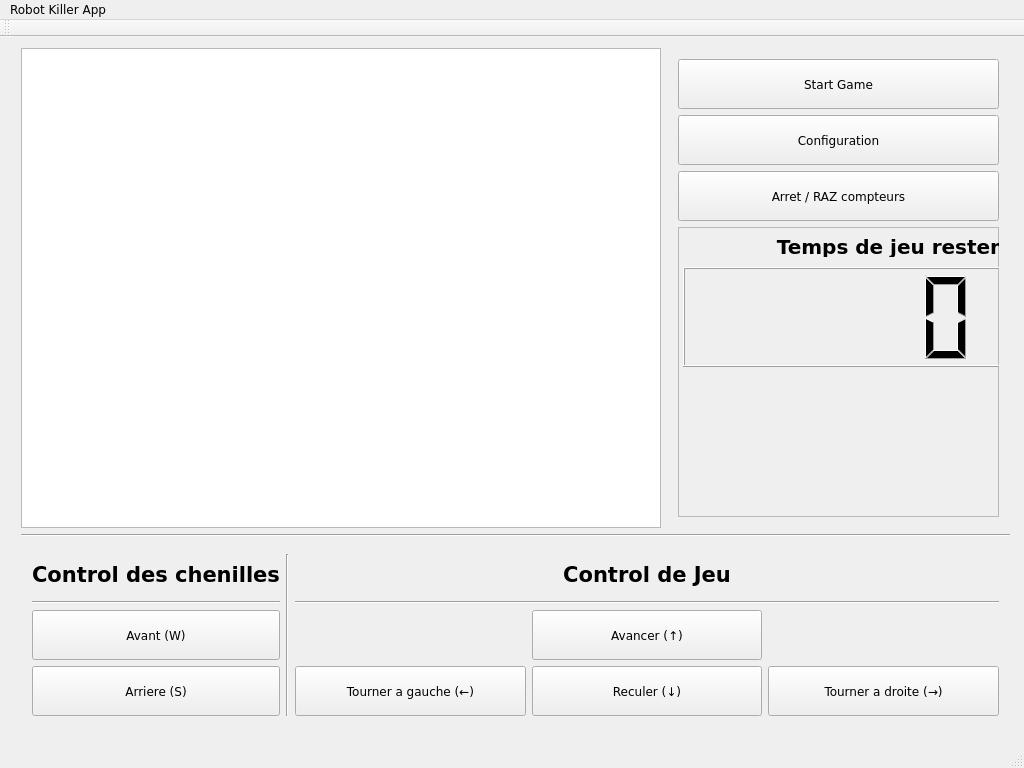
<?xml version="1.0" encoding="UTF-8"?>
<ui version="4.0">
 <class>MainWindow</class>
 <widget class="QMainWindow" name="MainWindow">
  <property name="windowModality">
   <enum>Qt::NonModal</enum>
  </property>
  <property name="geometry">
   <rect>
    <x>0</x>
    <y>0</y>
    <width>1024</width>
    <height>768</height>
   </rect>
  </property>
  <property name="minimumSize">
   <size>
    <width>1024</width>
    <height>768</height>
   </size>
  </property>
  <property name="maximumSize">
   <size>
    <width>1024</width>
    <height>768</height>
   </size>
  </property>
  <property name="font">
   <font>
    <family>Verdana</family>
   </font>
  </property>
  <property name="windowTitle">
   <string>Robot Killer App v0.9</string>
  </property>
  <property name="locale">
   <locale language="French" country="France"/>
  </property>
  <property name="toolButtonStyle">
   <enum>Qt::ToolButtonTextBesideIcon</enum>
  </property>
  <widget class="QWidget" name="centralWidget">
   <property name="maximumSize">
    <size>
     <width>1024</width>
     <height>768</height>
    </size>
   </property>
   <widget class="QWidget" name="gridLayoutWidget">
    <property name="geometry">
     <rect>
      <x>10</x>
      <y>0</y>
      <width>1011</width>
      <height>701</height>
     </rect>
    </property>
    <layout class="QGridLayout" name="gridLayout">
     <item row="0" column="1">
      <widget class="QWidget" name="ConfigurationPanel" native="true">
       <layout class="QVBoxLayout" name="verticalLayout">
        <item>
         <widget class="QPushButton" name="startGameButton">
          <property name="minimumSize">
           <size>
            <width>0</width>
            <height>50</height>
           </size>
          </property>
          <property name="text">
           <string>Start Game</string>
          </property>
         </widget>
        </item>
        <item>
         <widget class="QPushButton" name="configButton">
          <property name="minimumSize">
           <size>
            <width>0</width>
            <height>50</height>
           </size>
          </property>
          <property name="text">
           <string>Configuration</string>
          </property>
         </widget>
        </item>
        <item>
         <widget class="QPushButton" name="stopResetButton">
          <property name="minimumSize">
           <size>
            <width>0</width>
            <height>50</height>
           </size>
          </property>
          <property name="locale">
           <locale language="French" country="France"/>
          </property>
          <property name="text">
           <string>Arret / RAZ compteurs</string>
          </property>
         </widget>
        </item>
        <item>
         <widget class="QFrame" name="frame">
          <property name="frameShape">
           <enum>QFrame::StyledPanel</enum>
          </property>
          <property name="frameShadow">
           <enum>QFrame::Raised</enum>
          </property>
          <widget class="QLabel" name="timeLeftLabel">
           <property name="geometry">
            <rect>
             <x>95</x>
             <y>10</y>
             <width>241</width>
             <height>20</height>
            </rect>
           </property>
           <property name="font">
            <font>
             <family>Verdana</family>
             <pointsize>15</pointsize>
             <weight>75</weight>
             <bold>true</bold>
            </font>
           </property>
           <property name="text">
            <string>Temps de jeu restent</string>
           </property>
           <property name="scaledContents">
            <bool>true</bool>
           </property>
           <property name="alignment">
            <set>Qt::AlignRight|Qt::AlignTrailing|Qt::AlignVCenter</set>
           </property>
          </widget>
          <widget class="QLCDNumber" name="timeLeftLcd">
           <property name="geometry">
            <rect>
             <x>5</x>
             <y>40</y>
             <width>330</width>
             <height>100</height>
            </rect>
           </property>
           <property name="sizePolicy">
            <sizepolicy hsizetype="Maximum" vsizetype="Maximum">
             <horstretch>0</horstretch>
             <verstretch>0</verstretch>
            </sizepolicy>
           </property>
           <property name="minimumSize">
            <size>
             <width>330</width>
             <height>100</height>
            </size>
           </property>
           <property name="maximumSize">
            <size>
             <width>330</width>
             <height>100</height>
            </size>
           </property>
           <property name="locale">
            <locale language="French" country="France"/>
           </property>
          </widget>
         </widget>
        </item>
       </layout>
      </widget>
     </item>
     <item row="0" column="0">
      <widget class="QGraphicsView" name="graphicsView">
       <property name="sizePolicy">
        <sizepolicy hsizetype="Maximum" vsizetype="Maximum">
         <horstretch>5</horstretch>
         <verstretch>5</verstretch>
        </sizepolicy>
       </property>
       <property name="minimumSize">
        <size>
         <width>640</width>
         <height>480</height>
        </size>
       </property>
      </widget>
     </item>
     <item row="2" column="0" colspan="2">
      <widget class="QWidget" name="ControlPanel" native="true">
       <layout class="QGridLayout" name="gridLayout_2">
        <item row="3" column="0">
         <widget class="Line" name="line">
          <property name="orientation">
           <enum>Qt::Horizontal</enum>
          </property>
         </widget>
        </item>
        <item row="5" column="2">
         <widget class="QPushButton" name="mvLeftButton">
          <property name="minimumSize">
           <size>
            <width>0</width>
            <height>50</height>
           </size>
          </property>
          <property name="text">
           <string>Tourner a gauche (←)</string>
          </property>
         </widget>
        </item>
        <item row="2" column="0">
         <widget class="QLabel" name="label">
          <property name="font">
           <font>
            <family>Verdana</family>
            <pointsize>16</pointsize>
            <weight>75</weight>
            <bold>true</bold>
           </font>
          </property>
          <property name="text">
           <string>Control des chenilles</string>
          </property>
          <property name="alignment">
           <set>Qt::AlignCenter</set>
          </property>
         </widget>
        </item>
        <item row="5" column="4">
         <widget class="QPushButton" name="mvRightButton">
          <property name="minimumSize">
           <size>
            <width>0</width>
            <height>50</height>
           </size>
          </property>
          <property name="text">
           <string>Tourner a droite (→)</string>
          </property>
         </widget>
        </item>
        <item row="2" column="2" colspan="3">
         <widget class="QLabel" name="label_2">
          <property name="font">
           <font>
            <family>Verdana</family>
            <pointsize>16</pointsize>
            <weight>75</weight>
            <bold>true</bold>
            <kerning>true</kerning>
           </font>
          </property>
          <property name="text">
           <string>Control de Jeu</string>
          </property>
          <property name="alignment">
           <set>Qt::AlignCenter</set>
          </property>
         </widget>
        </item>
        <item row="4" column="3">
         <widget class="QPushButton" name="mvForwardButton">
          <property name="minimumSize">
           <size>
            <width>0</width>
            <height>50</height>
           </size>
          </property>
          <property name="text">
           <string>Avancer (↑)</string>
          </property>
         </widget>
        </item>
        <item row="5" column="3">
         <widget class="QPushButton" name="mvBackButton">
          <property name="minimumSize">
           <size>
            <width>0</width>
            <height>50</height>
           </size>
          </property>
          <property name="text">
           <string>Reculer (↓)</string>
          </property>
         </widget>
        </item>
        <item row="4" column="0" rowspan="2">
         <layout class="QVBoxLayout" name="verticalLayout_2">
          <item>
           <widget class="QPushButton" name="chFwButton">
            <property name="minimumSize">
             <size>
              <width>0</width>
              <height>50</height>
             </size>
            </property>
            <property name="text">
             <string>Avant (W)</string>
            </property>
           </widget>
          </item>
          <item>
           <widget class="QPushButton" name="chBackButton">
            <property name="minimumSize">
             <size>
              <width>0</width>
              <height>50</height>
             </size>
            </property>
            <property name="text">
             <string>Arriere (S)</string>
            </property>
           </widget>
          </item>
         </layout>
        </item>
        <item row="3" column="2" colspan="3">
         <widget class="Line" name="line_2">
          <property name="orientation">
           <enum>Qt::Horizontal</enum>
          </property>
         </widget>
        </item>
        <item row="2" column="1" rowspan="4">
         <widget class="Line" name="line_3">
          <property name="lineWidth">
           <number>1</number>
          </property>
          <property name="orientation">
           <enum>Qt::Vertical</enum>
          </property>
         </widget>
        </item>
       </layout>
      </widget>
     </item>
     <item row="1" column="0" colspan="2">
      <widget class="Line" name="line_4">
       <property name="orientation">
        <enum>Qt::Horizontal</enum>
       </property>
      </widget>
     </item>
    </layout>
   </widget>
  </widget>
  <widget class="QMenuBar" name="menuBar">
   <property name="geometry">
    <rect>
     <x>0</x>
     <y>0</y>
     <width>1024</width>
     <height>22</height>
    </rect>
   </property>
   <widget class="QMenu" name="menuRobot_Killer">
    <property name="title">
     <string>Robot Killer App</string>
    </property>
   </widget>
   <addaction name="menuRobot_Killer"/>
  </widget>
  <widget class="QToolBar" name="mainToolBar">
   <attribute name="toolBarArea">
    <enum>TopToolBarArea</enum>
   </attribute>
   <attribute name="toolBarBreak">
    <bool>false</bool>
   </attribute>
  </widget>
  <widget class="QStatusBar" name="statusBar"/>
 </widget>
 <layoutdefault spacing="6" margin="11"/>
 <resources/>
 <connections/>
</ui>
